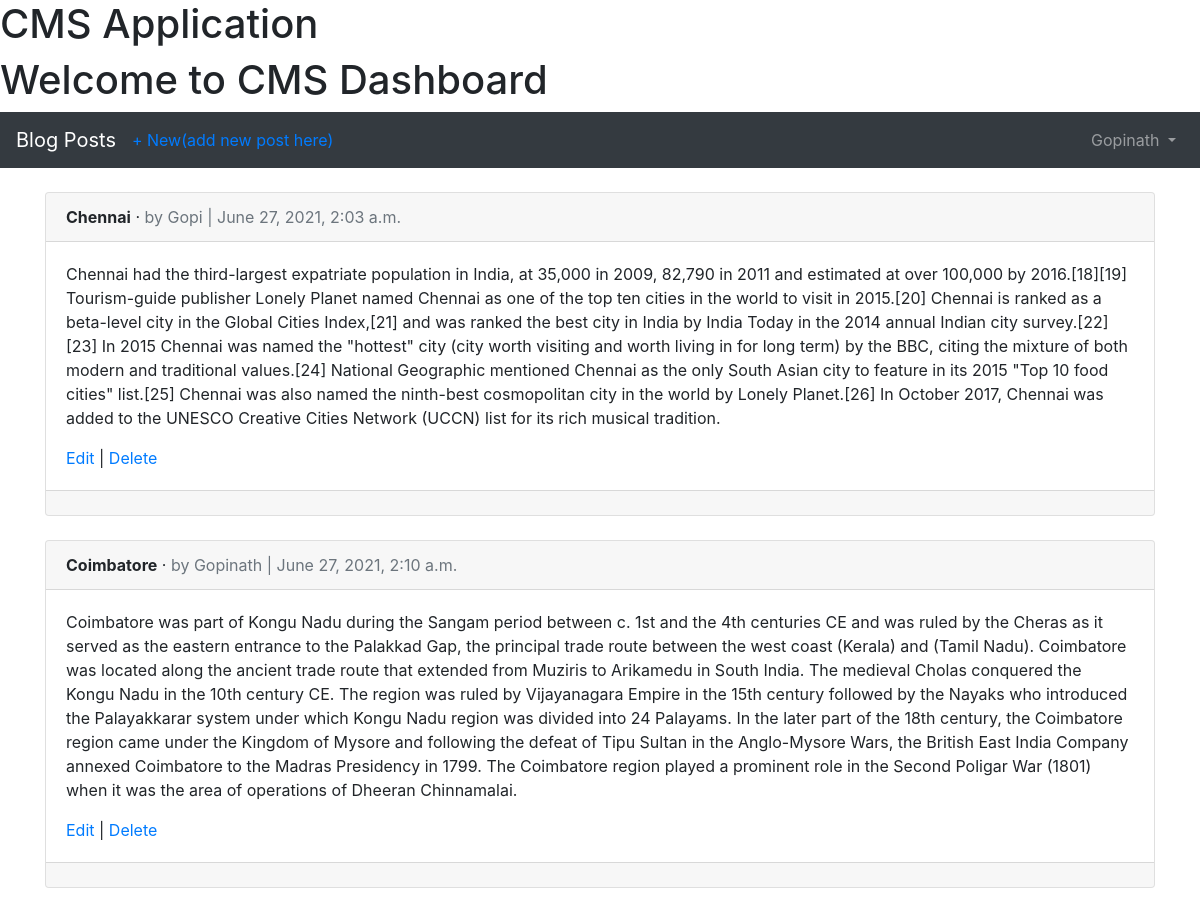
/articles/ (signed in), run on the app's committed database.
### users/models.py (models this page shows)
class CustomUser(AbstractUser):
    age = models.PositiveIntegerField(default=0)

### articles/models.py (models this page shows, shortened)
class Article(models.Model):
    title = models.CharField(max_length=255)
    body = models.TextField()
    date = models.DateTimeField(auto_now_add=True)
    author = models.ForeignKey(get_user_model(),on_delete=models.CASCADE,)

### articles/views.py (the view)
# urls.py: path('', views.ArticleListView.as_view(), name='article_list'),
class ArticleListView(LoginRequiredMixin, ListView):
    model = models.Article
    template_name = 'article_list.html'

### templates/article_list.html (shortened to what this page needs)
{% extends 'base.html' %}
{% block content %}
{% for article in object_list %}
<div class="card">
<div class="card-header">
<span class="font-weight-bold">{{ article.title }}</span> &middot;
<span class="text-muted">by {{ article.author }} | {{ article.date }}</span>
</div>
<div class="card-body">
<p>{{ article.body }}</p>
<a href="{% url 'article_edit' article.pk %}">Edit</a> |
<a href="{% url 'article_delete' article.pk %}">Delete</a>
</div>
<div class="card-footer">
</div>
</div>
<br />
{% endfor %}
{% endblock content %}

### templates/base.html (shortened to what this page needs)
<!doctype html>
<html lang="en">
<head>
<link rel="stylesheet" href="https://maxcdn.bootstrapcdn.com/bootstrap/4.0.0/css\/bootstrap.min.css">
    <h1> CMS Application</h1>
    <h1> Welcome to CMS Dashboard</h1>
</head>
<body>
<nav class="navbar navbar-expand-md navbar-dark bg-dark mb-4">
<a class="navbar-brand" href="{% url 'home' %}">Blog Posts</a>
{% if user.is_authenticated %}
<ul class="navbar-nav mr-auto">
<li class="nav-item"><a href="{% url 'article_new' %}">+ New(add new post here)</a></li>
</ul>
{% endif %}
<div class="collapse navbar-collapse" id="navbarCollapse">
{% if user.is_authenticated %}
<ul class="navbar-nav ml-auto">
<li class="nav-item">
<a class="nav-link dropdown-toggle" href="#" id="userMenu" data-toggle\
="dropdown" aria-haspopup="true" aria-expanded="false">
{{ user.username }}
</a>
</li>
</ul>
{% else %}
<form class="form-inline ml-auto">
<a href="{% url 'login' %}" class="btn btn-outline-secondary">Log in</a>
<a href="{% url 'signup' %}" class="btn btn-primary ml-2">Sign up</a>
</form>
{% endif %}
</div>
</nav>
<div class="container">
{% block content %}
{% endblock %}
</div>
</body>
</html>

### data on the page
CustomUser: username "Gopinath"
Article: title "Chennai", author "Gopi", date "June 27, 2021, 2:03 a.m.", body "Chennai had the third-largest expatriate population in India, at 35,000 in 2009, 82,790 in 2011 and estimated at over 100,000 by 2016.[18][19] Tourism-guide publisher Lonely Planet named Chennai as one of the top ten cities in the world to visit in 2015.[20] Chennai is ranked as a beta-level city in the Global Cities Index,[21] and was ranked the best city in India by India Today in the 2014 annual Indian city survey.[22][23] In 2015 Chennai was named the \"hottest\" city (city worth visiting and worth living in for long term) by the BBC, citing the mixture of both modern and traditional values.[24] National Geographic mentioned Chennai as the only South Asian city to feature in its 2015 \"Top…"
Article: title "Coimbatore", author "Gopinath", date "June 27, 2021, 2:10 a.m.", body "Coimbatore was part of Kongu Nadu during the Sangam period between c. 1st and the 4th centuries CE and was ruled by the Cheras as it served as the eastern entrance to the Palakkad Gap, the principal trade route between the west coast (Kerala) and (Tamil Nadu). Coimbatore was located along the ancient trade route that extended from Muziris to Arikamedu in South India. The medieval Cholas conquered the Kongu Nadu in the 10th century CE. The region was ruled by Vijayanagara Empire in the 15th century followed by the Nayaks who introduced the Palayakkarar system under which Kongu Nadu region was divided into 24 Palayams. In the later part of the 18th century, the Coimbatore region came under…"
